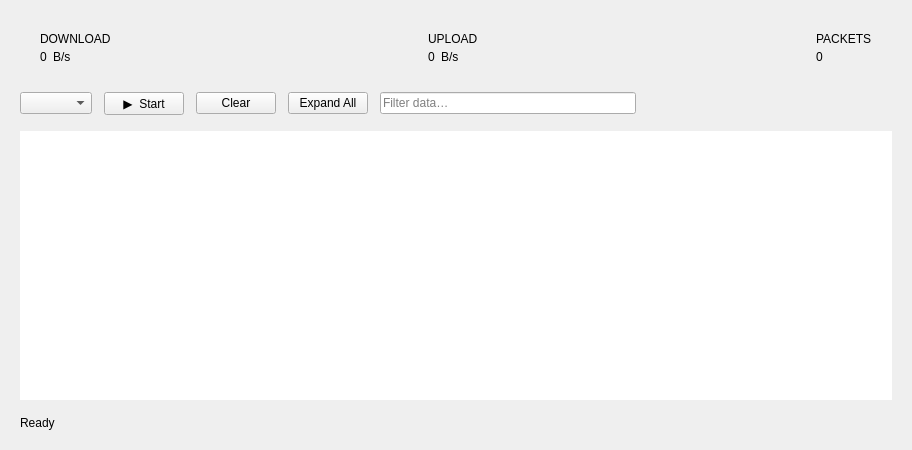
<?xml version="1.0" encoding="UTF-8"?>
<ui version="4.0">
 <class>NetworkWidget</class>
 <widget class="QWidget" name="NetworkWidget">
  <property name="geometry">
   <rect>
    <x>0</x>
    <y>0</y>
    <width>912</width>
    <height>450</height>
   </rect>
  </property>
  <property name="minimumSize">
   <size>
    <width>700</width>
    <height>450</height>
   </size>
  </property>
  <layout class="QVBoxLayout" name="rootLayout">
   <property name="spacing">
    <number>16</number>
   </property>
   <property name="leftMargin">
    <number>20</number>
   </property>
   <property name="topMargin">
    <number>20</number>
   </property>
   <property name="rightMargin">
    <number>20</number>
   </property>
   <property name="bottomMargin">
    <number>20</number>
   </property>
   <item>
    <layout class="QHBoxLayout" name="cardRow">
     <property name="spacing">
      <number>16</number>
     </property>
     <item>
      <widget class="QFrame" name="rxCard">
       <layout class="QVBoxLayout">
        <property name="spacing">
         <number>4</number>
        </property>
        <property name="leftMargin">
         <number>20</number>
        </property>
        <property name="topMargin">
         <number>12</number>
        </property>
        <property name="rightMargin">
         <number>20</number>
        </property>
        <property name="bottomMargin">
         <number>12</number>
        </property>
        <item>
         <widget class="QLabel" name="cardTitle">
          <property name="text">
           <string>DOWNLOAD</string>
          </property>
         </widget>
        </item>
        <item>
         <layout class="QHBoxLayout">
          <property name="spacing">
           <number>6</number>
          </property>
          <item>
           <widget class="QLabel" name="lblRxVal">
            <property name="text">
             <string>0</string>
            </property>
           </widget>
          </item>
          <item>
           <widget class="QLabel" name="lblRxUnit">
            <property name="text">
             <string>B/s</string>
            </property>
           </widget>
          </item>
          <item>
           <spacer>
            <property name="orientation">
             <enum>Qt::Horizontal</enum>
            </property>
            <property name="sizeHint" stdset="0">
             <size>
              <width>0</width>
              <height>0</height>
             </size>
            </property>
           </spacer>
          </item>
         </layout>
        </item>
       </layout>
      </widget>
     </item>
     <item>
      <widget class="QFrame" name="txCard">
       <layout class="QVBoxLayout">
        <property name="spacing">
         <number>4</number>
        </property>
        <property name="leftMargin">
         <number>20</number>
        </property>
        <property name="topMargin">
         <number>12</number>
        </property>
        <property name="rightMargin">
         <number>20</number>
        </property>
        <property name="bottomMargin">
         <number>12</number>
        </property>
        <item>
         <widget class="QLabel" name="cardTitle2">
          <property name="text">
           <string>UPLOAD</string>
          </property>
         </widget>
        </item>
        <item>
         <layout class="QHBoxLayout">
          <property name="spacing">
           <number>6</number>
          </property>
          <item>
           <widget class="QLabel" name="lblTxVal">
            <property name="text">
             <string>0</string>
            </property>
           </widget>
          </item>
          <item>
           <widget class="QLabel" name="lblTxUnit">
            <property name="text">
             <string>B/s</string>
            </property>
           </widget>
          </item>
          <item>
           <spacer>
            <property name="orientation">
             <enum>Qt::Horizontal</enum>
            </property>
            <property name="sizeHint" stdset="0">
             <size>
              <width>0</width>
              <height>0</height>
             </size>
            </property>
           </spacer>
          </item>
         </layout>
        </item>
       </layout>
      </widget>
     </item>
     <item>
      <widget class="QFrame" name="pktCard">
       <layout class="QVBoxLayout">
        <property name="spacing">
         <number>4</number>
        </property>
        <property name="leftMargin">
         <number>20</number>
        </property>
        <property name="topMargin">
         <number>12</number>
        </property>
        <property name="rightMargin">
         <number>20</number>
        </property>
        <property name="bottomMargin">
         <number>12</number>
        </property>
        <item>
         <widget class="QLabel" name="cardTitle3">
          <property name="text">
           <string>PACKETS</string>
          </property>
         </widget>
        </item>
        <item>
         <widget class="QLabel" name="lblPackets">
          <property name="text">
           <string>0</string>
          </property>
         </widget>
        </item>
       </layout>
      </widget>
     </item>
    </layout>
   </item>
   <item>
    <layout class="QHBoxLayout" name="toolbar">
     <property name="spacing">
      <number>12</number>
     </property>
     <item>
      <widget class="QComboBox" name="cmbAdapter"/>
     </item>
     <item>
      <widget class="QPushButton" name="btnStartStop">
       <property name="text">
        <string>▶  Start</string>
       </property>
      </widget>
     </item>
     <item>
      <widget class="QPushButton" name="btnClear">
       <property name="text">
        <string>Clear</string>
       </property>
      </widget>
     </item>
     <item>
      <widget class="QPushButton" name="btnExpandAll">
       <property name="text">
        <string>Expand All</string>
       </property>
      </widget>
     </item>
     <item>
      <widget class="QLineEdit" name="edtFilter">
       <property name="placeholderText">
        <string>Filter data…</string>
       </property>
       <property name="clearButtonEnabled">
        <bool>true</bool>
       </property>
      </widget>
     </item>
     <item>
      <spacer>
       <property name="orientation">
        <enum>Qt::Horizontal</enum>
       </property>
       <property name="sizeHint" stdset="0">
        <size>
         <width>0</width>
         <height>0</height>
        </size>
       </property>
      </spacer>
     </item>
    </layout>
   </item>
   <item>
    <widget class="QTreeView" name="treeView">
     <property name="frameShape">
      <enum>QFrame::NoFrame</enum>
     </property>
     <property name="indentation">
      <number>24</number>
     </property>
     <property name="rootIsDecorated">
      <bool>true</bool>
     </property>
     <property name="uniformRowHeights">
      <bool>true</bool>
     </property>
     <property name="sortingEnabled">
      <bool>true</bool>
     </property>
     <property name="animated">
      <bool>true</bool>
     </property>
    </widget>
   </item>
   <item>
    <layout class="QHBoxLayout" name="statusRow">
     <property name="spacing">
      <number>8</number>
     </property>
     <item>
      <widget class="QLabel" name="lblStatus">
       <property name="text">
        <string>Ready</string>
       </property>
      </widget>
     </item>
     <item>
      <spacer>
       <property name="orientation">
        <enum>Qt::Horizontal</enum>
       </property>
       <property name="sizeHint" stdset="0">
        <size>
         <width>0</width>
         <height>0</height>
        </size>
       </property>
      </spacer>
     </item>
    </layout>
   </item>
  </layout>
 </widget>
 <resources/>
 <connections/>
</ui>
